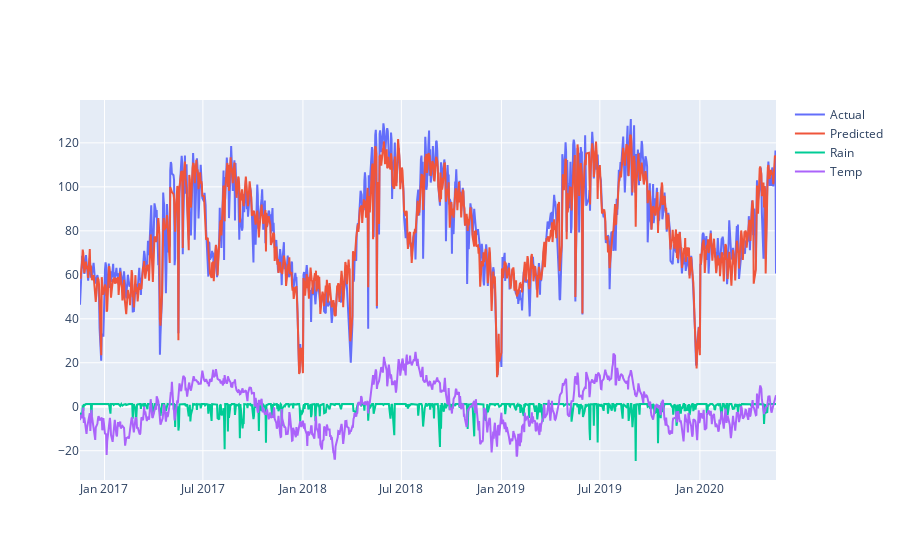

Here is the notebook cell this chart was saved with:
### Markdown cell above
### Adding extra regressors

If we look at the plot it doesn’t look half bad but can we improve our forecast? Remember we had some extra weather data? Let’s see if adding those as extra regressors will have any effect. Adding extra regressors is pretty straightforward but remember if you are going to use some in your forecast model you need to have the data present beforehand. With weather data this can be accomplished with weather forecasts. IMHO, the easiest and most solid extra regressors you can use are holidays and special dates that you know about, so I encourage you to do some extra work on those. But back to the weather data. We can add the rain and temperature data as extra regressors to the model like this (note that it’s only two code lines that change but I leave the whole listing for easy execution):

### Code cell
m = Prophet(holidays=holidays)
m.add_country_holidays(country_name='NO')
# Adding the extra weather regressors
m.add_regressor('rain')
m.add_regressor('temp')

m.fit(bikerides)
future = m.make_future_dataframe(periods=0, freq='D')
future = future.merge(bikerides, on='ds')
forecast = m.predict(future)
fig = go.Figure()

# Create and style traces
fig.add_trace(go.Scatter(x=bikerides['ds'], y=bikerides['y'], name='Actual',))
fig.add_trace(go.Scatter(x=forecast['ds'], y=forecast['yhat'], name='Predicted',))
fig.add_trace(go.Scatter(x=forecast['ds'], y=forecast['rain'], name='Rain',))
fig.add_trace(go.Scatter(x=forecast['ds'], y=forecast['temp'], name='Temp',))

### Figure 1 — Plotly figure (JSON) as saved in the notebook; plotly's stock layout.template omitted (floating-point values rounded to 4 significant figures; data arrays with more than 128 entries replaced by an {"elided": "..."} marker saying what was removed)
{"data": [{"name": "Actual", "type": "scatter", "x": {"elided": "909 str values"}, "y": {"elided": "909 float values"}}, {"name": "Predicted", "type": "scatter", "x": {"elided": "909 str values"}, "y": {"elided": "909 float values"}}, {"name": "Rain", "type": "scatter", "x": {"elided": "909 str values"}, "y": {"elided": "909 float values"}}, {"name": "Temp", "type": "scatter", "x": {"elided": "909 str values"}, "y": {"elided": "909 float values"}}], "layout": {}}
